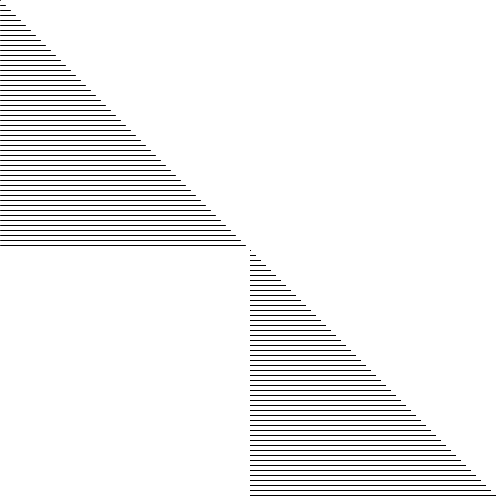
Frame 1 (no input)
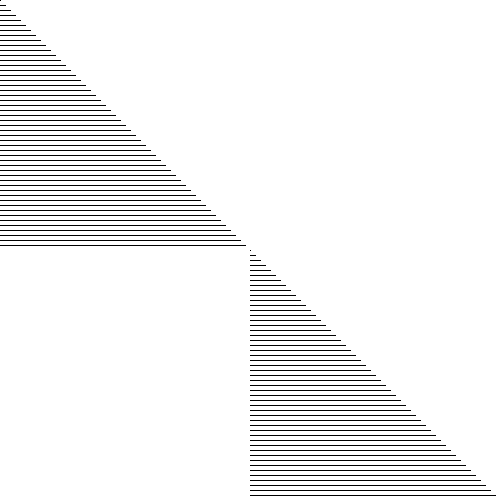
Frame 60 (the mouse pressed at the canvas centre just before this capture)
Frame 120 (the mouse held since frame 60 and released just before this capture): identical to frame 60, image omitted

The Processing sketch that drew these frames (run headless with seeded random() and noise(); from frame 60 on, the mouse is pressed at the canvas centre):

// Processing sketch: processing_185197
// ── processing_185197.pde

void setup() {
  size(500,500);
  background(255);
}

void draw() { 
  for(int x = 0; x<250; x=x+5){
    line(0,x,x,x);
    for(int y = 250; y<500; y=y+5){
      stroke(0);
      line(250,y,y,y);
  }
}
}
